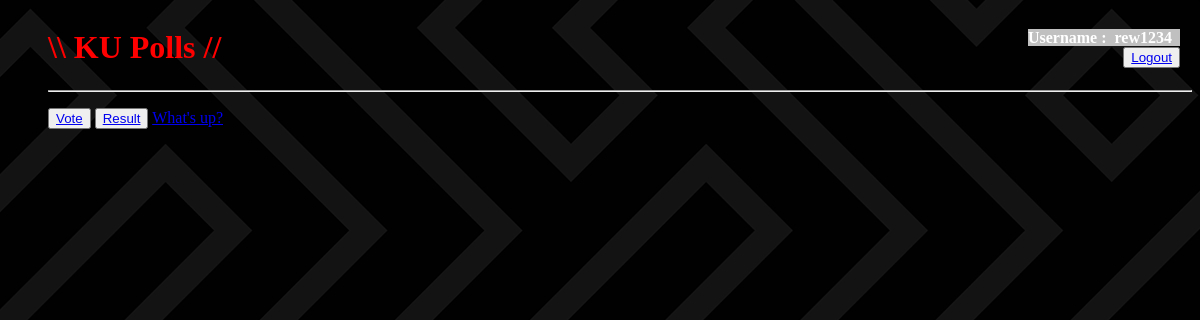
The app's page /polls/ (signed in), older data.
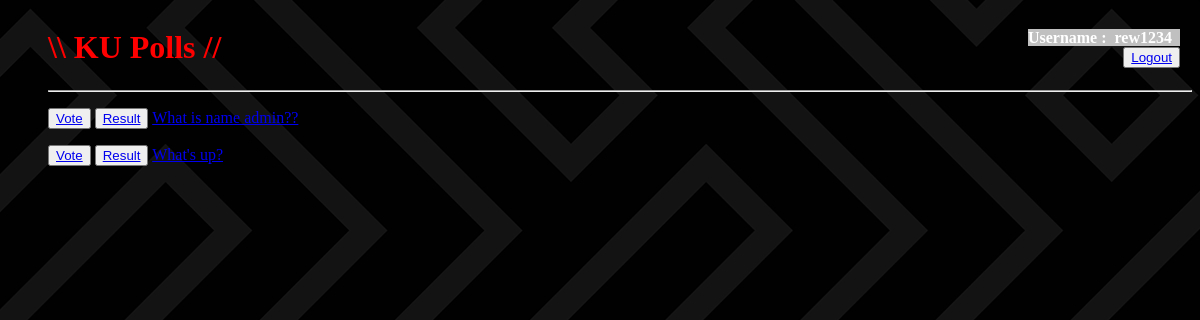
The same page, newer data.
### polls/models.py (models this page shows, shortened)
class Question(models.Model):
    question_text = models.CharField(max_length=200)
    pub_date = models.DateTimeField('date published')
    end_date = models.DateTimeField('end date', null=True)
    def is_published(self) -> bool:
        now = timezone.now()
        return now >= self.pub_date
    def can_vote(self):
        if self.end_date is None:
            return self.is_published()
        return self.pub_date <= timezone.now() <= self.end_date

### polls/views.py (the view)
# urls.py: path('', views.IndexView.as_view(), name='index'),
class IndexView(generic.ListView):
    template_name = 'polls/index.html'
    context_object_name = 'latest_question_list'
    def get_queryset(self):
        return Question.objects.filter(pub_date__lte=timezone.now()).order_by('-pub_date')[:5]

### polls/templates/polls/index.html (shortened to what this page needs)
{% load static %}
<link rel="stylesheet" href="{% static 'polls/style.css' %}" />
{% if latest_question_list %}
<ul>
  <h1 id="title" style="color: red;text-align:left;float:left;">\\ KU Polls // </h1>
  {% if user.is_authenticated %}
  <h4 style="text-align:right;color:white;float:right">
    <span>Username : &nbsp;{{ user.username }}&nbsp; </span>&nbsp;&nbsp;&nbsp;
    <nav>
      <button type="button">
        <a href="{% url 'logout'%}?next={{request.path}}">Logout
      </a>
    </button>&nbsp;&nbsp;&nbsp;
  </nav>
  </h4>
    {% else %}
  <h4 style="text-align:right;color:white;float:right">
    <span>Please <button>
      <a href="{% url 'login'%}?next={{request.path}}">Login</a>
    </button></h4>
  {% endif %}
  <hr style="clear:both;"/>
  {% for question in latest_question_list %} {% if question.can_vote %}
  <p>
    <button id="button">
      <a id="button-text" href="{% url 'polls:detail' question.id %}"> Vote </a>
    </button>
    <button id="button">
      <a id="button-text" href="{% url 'polls:results' question.id %}">
        Result
      </a>
    </button>
    <a id="link" href="{% url 'polls:detail' question.id %}"
      >{{ question.question_text }}</a
    >
  </p>
  {% endif %} {% endfor %}
</ul>
{% else %}
<p>No polls are available.</p>
{% endif %}

Row changes from the older to the newer data that the page shows:
added Question: question_text "What is name admin??"
